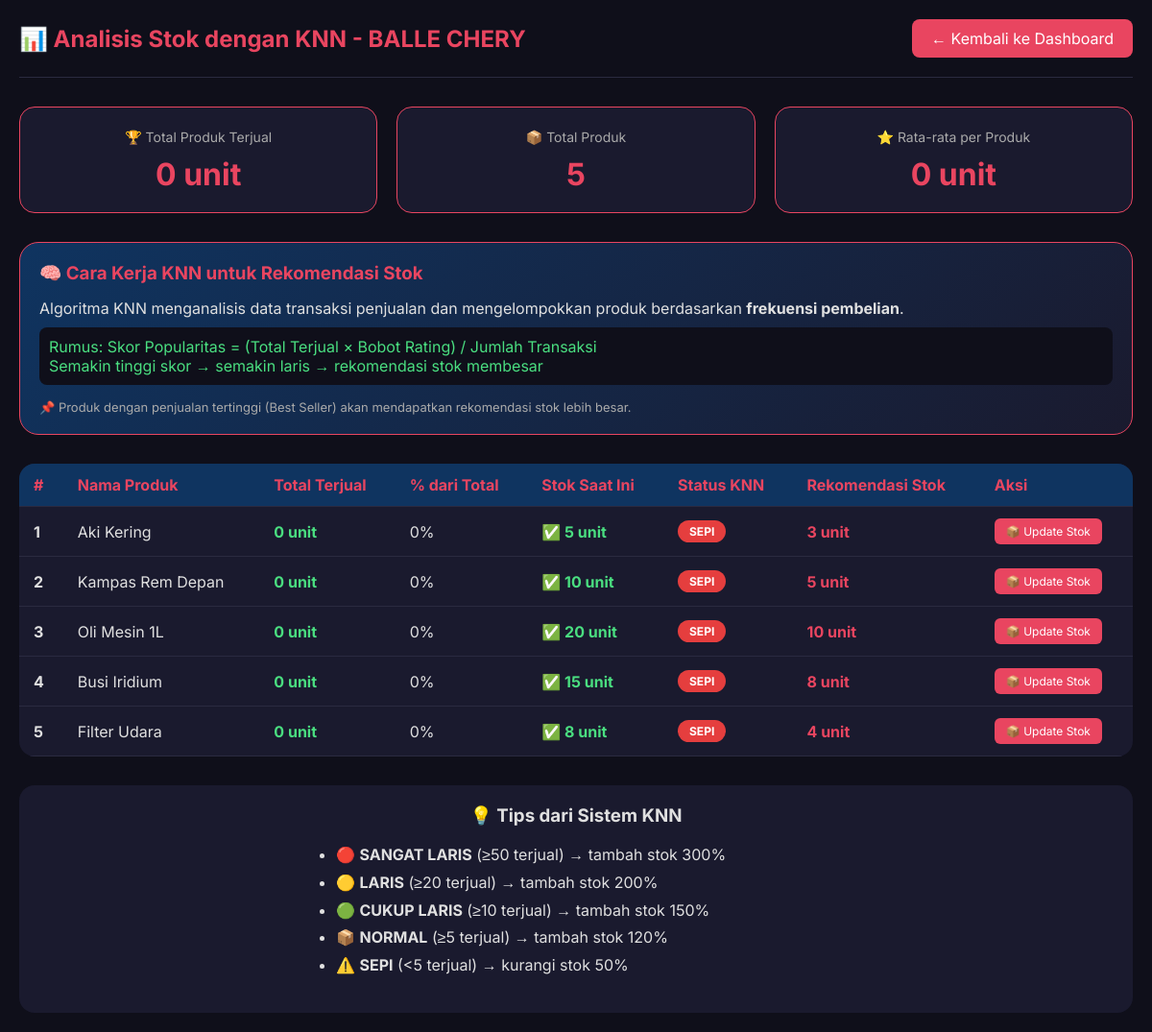
/analisis_stok.php (signed in), run on the app's committed database.
### tables this page shows
CREATE TABLE IF NOT EXISTS produk (
    id INT AUTO_INCREMENT PRIMARY KEY,
    barcode VARCHAR(50) NOT NULL UNIQUE,
    nama VARCHAR(100) NOT NULL,
    harga INT NOT NULL,
    stok INT NOT NULL DEFAULT 0,
    kategori_id INT NULL,
    gambar VARCHAR(255) DEFAULT 'default.png',
    created_at TIMESTAMP DEFAULT CURRENT_TIMESTAMP,
    FOREIGN KEY (kategori_id) REFERENCES kategori(id) ON DELETE SET NULL
);

### analisis_stok.php (the view, shortened to what this page needs)
<?php
require_once 'config.php';
$totalTerjualResult = $conn->query("SELECT COALESCE(SUM(jumlah), 0) as total FROM detail_transaksi");
$totalTerjual = $totalTerjualResult ? $totalTerjualResult->fetch_assoc()['total'] : 0;
$queryBestSeller = "
    SELECT
        p.id,
        p.nama,
        p.barcode,
        p.harga,
        p.stok as stok_sekarang,
        COALESCE(SUM(dt.jumlah), 0) as total_terjual,
        COUNT(DISTINCT dt.transaksi_id) as jumlah_transaksi,
        CASE
            WHEN COALESCE(SUM(dt.jumlah), 0) >= 50 THEN 'SANGAT LARIS'
            WHEN COALESCE(SUM(dt.jumlah), 0) >= 20 THEN 'LARIS'
            WHEN COALESCE(SUM(dt.jumlah), 0) >= 10 THEN 'CUKUP LARIS'
            WHEN COALESCE(SUM(dt.jumlah), 0) >= 5 THEN 'NORMAL'
            ELSE 'SEPI'
        END as status_knn,
        CASE
            WHEN COALESCE(SUM(dt.jumlah), 0) >= 50 THEN ROUND(p.stok * 3)
            WHEN COALESCE(SUM(dt.jumlah), 0) >= 20 THEN ROUND(p.stok * 2)
            WHEN COALESCE(SUM(dt.jumlah), 0) >= 10 THEN ROUND(p.stok * 1.5)
            WHEN COALESCE(SUM(dt.jumlah), 0) >= 5 THEN ROUND(p.stok * 1.2)
            ELSE GREATEST(ROUND(p.stok * 0.5), 1)
        END as stok_rekomendasi
    FROM produk p
    LEFT JOIN detail_transaksi dt ON p.id = dt.produk_id
    GROUP BY p.id
    ORDER BY total_terjual DESC
";
$bestSeller = $conn->query($queryBestSeller);
$jumlahProduk = $bestSeller ? $bestSeller->num_rows : 0;
?>
<!DOCTYPE html>
<html lang="id">
<head>
</head>
<body>
<div class="container">
    <div class="header">
        <h1>📊 Analisis Stok dengan KNN - BALLE CHERY</h1>
        <a href="admin.php" class="btn-back">← Kembali ke Dashboard</a>
    </div>
    <div class="stats-grid">
        <div class="stat-card">
            <span>🏆 Total Produk Terjual</span>
            <h2><?= number_format($totalTerjual) ?> unit</h2>
        </div>
        <div class="stat-card">
            <span>📦 Total Produk</span>
            <h2><?= $jumlahProduk ?></h2>
        </div>
        <div class="stat-card">
            <span>⭐ Rata-rata per Produk</span>
            <h2><?= $jumlahProduk > 0 ? round($totalTerjual / $jumlahProduk) : 0 ?> unit</h2>
        </div>
    </div>
    <div class="knn-box">
        <h3>🧠 Cara Kerja KNN untuk Rekomendasi Stok</h3>
        <p>Algoritma KNN menganalisis data transaksi penjualan dan mengelompokkan produk berdasarkan <strong>frekuensi pembelian</strong>.</p>
        <code>
            Rumus: Skor Popularitas = (Total Terjual × Bobot Rating) / Jumlah Transaksi<br>
            Semakin tinggi skor → semakin laris → rekomendasi stok membesar
        </code>
        <p style="margin-top: 15px; font-size: 13px; color: #aaa;">
            📌 Produk dengan penjualan tertinggi (Best Seller) akan mendapatkan rekomendasi stok lebih besar.
        </p>
    </div>
    <div class="table-wrapper">
        <table>
            <thead>
                <tr>
                    <th>#</th>
                    <th>Nama Produk</th>
                    <th>Total Terjual</th>
                    <th>% dari Total</th>
                    <th>Stok Saat Ini</th>
                    <th>Status KNN</th>
                    <th>Rekomendasi Stok</th>
                    <th>Aksi</th>
                </tr>
            </thead>
            <tbody>
                <?php
                if ($bestSeller && $bestSeller->num_rows > 0):
                    $no = 1;
                    while($row = $bestSeller->fetch_assoc()):
                        $persen = $totalTerjual > 0 ? round(($row['total_terjual'] / $totalTerjual) * 100, 1) : 0;
                        if ($row['stok_sekarang'] < $row['stok_rekomendasi'] / 2) {
                            $stokClass = 'stok-rendah';
                            $stokIcon = '⚠️';
                        } elseif ($row['stok_sekarang'] < $row['stok_rekomendasi']) {
                            $stokClass = 'stok-cukup';
                            $stokIcon = '📦';
                        } else {
                            $stokClass = 'stok-banyak';
                            $stokIcon = '✅';
                        }
                        $badgeClass = '';
                        switch($row['status_knn']) {
                            case 'SEPI': $badgeClass = 'badge-sepi'; break;
                        }
                ?>
                <tr>
                    <td><strong><?= $no++ ?></strong></td>
                    <td><?= htmlspecialchars($row['nama']) ?></td>
                    <td style="color:#4ade80; font-weight:bold;"><?= number_format($row['total_terjual']) ?> unit</td>
                    <td><?= $persen ?>%</td>
                    <td class="<?= $stokClass ?>"><?= $stokIcon ?> <?= number_format($row['stok_sekarang']) ?> unit</td>
                    <td><span class="badge <?= $badgeClass ?>"><?= $row['status_knn'] ?></span></td>
                    <td style="color:#e94560; font-weight:bold;"><?= number_format($row['stok_rekomendasi']) ?> unit</td>
                    <td>
                        <button class="btn-update" onclick="updateStok(<?= $row['id'] ?>, <?= $row['stok_rekomendasi'] ?>)">
                            📦 Update Stok
                        </button>
                    </td>
                </tr>
                <?php
                    endwhile;
                else:
                ?>
                <tr>
                    <td colspan="8" style="text-align:center; padding:40px;">Belum ada data transaksi. Silakan lakukan checkout terlebih dahulu.</td>
                </tr>
                <?php endif; ?>
            </tbody>
        </table>
    </div>
    <div class="tips-box">
        <h3>💡 Tips dari Sistem KNN</h3>
        <ul>
            <li>🔴 <strong>SANGAT LARIS</strong> (≥50 terjual) → tambah stok 300%</li>
            <li>🟡 <strong>LARIS</strong> (≥20 terjual) → tambah stok 200%</li>
            <li>🟢 <strong>CUKUP LARIS</strong> (≥10 terjual) → tambah stok 150%</li>
            <li>📦 <strong>NORMAL</strong> (≥5 terjual) → tambah stok 120%</li>
            <li>⚠️ <strong>SEPI</strong> (&lt;5 terjual) → kurangi stok 50%</li>
        </ul>
    </div>
</div>
</body>
</html>

### analisis_stok.php (style rules this page uses)
* { margin:0; padding:0; box-sizing:border-box; font-family:'Inter',sans-serif; }
body { background:#0f0f1a; color:#e0e0e0; padding:20px; }
.container { max-width: 1400px; margin: auto; }
.header { display: flex; justify-content: space-between; align-items: center; margin-bottom: 30px; padding-bottom: 20px; border-bottom: 1px solid #2a2a40; flex-wrap: wrap; gap: 15px; }
.header h1 { color: #e94560; font-size: 1.5rem; }
.btn-back { background: #e94560; color: white; padding: 10px 20px; border-radius: 8px; text-decoration: none; }
.stats-grid { display: flex; gap: 20px; margin-bottom: 30px; flex-wrap: wrap; }
.stat-card { background: #1a1a2e; padding: 20px; border-radius: 16px; flex: 1; min-width: 150px; text-align: center; border: 1px solid #e94560; }
.stat-card span { color: #aaa; font-size: 14px; }
.stat-card h2 { color: #e94560; font-size: 2rem; margin-top: 10px; }
.knn-box { background: linear-gradient(135deg, #0f3460, #1a1a2e); border-radius: 20px; padding: 20px; margin-bottom: 30px; border: 1px solid #e94560; }
.knn-box h3 { color: #e94560; margin-bottom: 15px; }
.knn-box code { background: #0f0f1a; padding: 10px; display: block; border-radius: 8px; margin-top: 10px; color: #4ade80; }
.table-wrapper { overflow-x: auto; background: #1a1a2e; border-radius: 16px; }
table { width: 100%; border-collapse: collapse; }
th, td { padding: 12px 15px; text-align: left; border-bottom: 1px solid #2a2a40; }
th { background: #0f3460; color: #e94560; position: sticky; top: 0; }
.badge { display: inline-block; padding: 4px 12px; border-radius: 20px; font-size: 12px; font-weight: bold; }
.badge-sepi { background: #e53e3e; color: white; }
.stok-banyak { color: #4ade80; font-weight: bold; }
.btn-update { background: #e94560; border: none; padding: 6px 12px; border-radius: 6px; color: white; cursor: pointer; font-size: 12px; }
.tips-box { margin-top: 30px; padding: 20px; background: #1a1a2e; border-radius: 16px; text-align: center; }
.tips-box ul { text-align: left; max-width: 500px; margin: 15px auto; line-height: 1.8; }

### data on the page
produk: nama "Aki Kering", total_terjual "0", persen "0", stokIcon "✅", stok "5", status_knn "SEPI", stok_rekomendasi "3"
produk: nama "Kampas Rem Depan", total_terjual "0", persen "0", stokIcon "✅", stok "10", status_knn "SEPI", stok_rekomendasi "5"
produk: nama "Oli Mesin 1L", total_terjual "0", persen "0", stokIcon "✅", stok "20", status_knn "SEPI", stok_rekomendasi "10"
produk: nama "Busi Iridium", total_terjual "0", persen "0", stokIcon "✅", stok "15", status_knn "SEPI", stok_rekomendasi "8"
produk: nama "Filter Udara", total_terjual "0", persen "0", stokIcon "✅", stok "8", status_knn "SEPI", stok_rekomendasi "4"

### other printed values
$totalTerjual "0"
$jumlahProduk "5"
$totalTerjual / $jumlahProduk "0"
